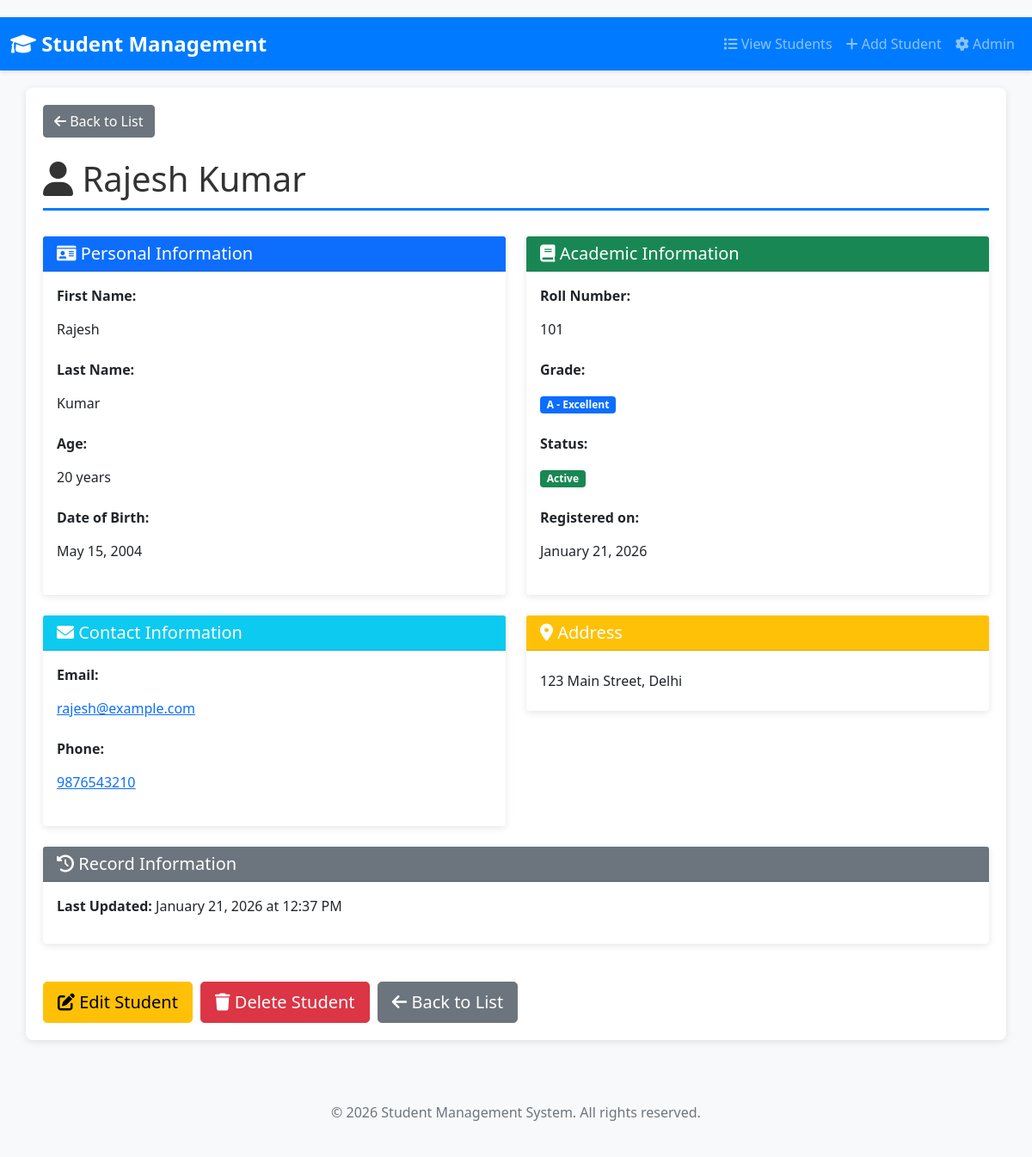
Screenshot of /student/1/ with the database file from the repository.
### student_app/models.py (models this page shows, shortened)
class Student(models.Model):
    first_name = models.CharField(max_length=100, null=False, blank=False)
    last_name = models.CharField(max_length=100, null=False, blank=False)
    email = models.EmailField(unique=True, null=False, blank=False)
    roll_number = models.IntegerField(unique=True, null=False, blank=False)
    GRADE_CHOICES = [
        ('A', 'A - Excellent'),
        ('B', 'B - Good'),
        ('C', 'C - Average'),
        ('D', 'D - Below Average'),
        ('F', 'F - Fail'),
    ]
    grade = models.CharField(max_length=1, choices=GRADE_CHOICES, null=False, blank=False)
    age = models.IntegerField(null=False, blank=False)
    date_of_registration = models.DateField(auto_now_add=True)
    date_of_birth = models.DateField(null=False, blank=False)
    address = models.TextField(null=False, blank=False)
    phone_number = models.CharField(max_length=15, null=False, blank=False)
    is_active = models.BooleanField(default=True)
    updated_at = models.DateTimeField(auto_now=True)
    class Meta:
        verbose_name = 'Student'
        verbose_name_plural = 'Students'
        ordering = ['-date_of_registration']

### student_app/views.py (the view)
# urls.py: path('student/<int:pk>/', views.StudentDetailView.as_view(), name='student_detail'),
def student_detail(request, pk):
    student = get_object_or_404(Student, pk=pk)
    context = {
        'student': student,  # Single student object
    }
    return render(request, 'student_app/student_detail.html', context)

### student_app/templates/student_app/student_detail.html (shortened to what this page needs)
{% extends 'student_app/base.html' %}
{% block content %}
    <div class="mb-4">
        <a href="{% url 'student_list' %}" class="btn btn-secondary">
            <i class="fas fa-arrow-left"></i> Back to List
        </a>
    </div>
    <h1>
        <i class="fas fa-user"></i> {{ student.first_name }} {{ student.last_name }}
    </h1>
    <div class="row">
        <div class="col-md-6">
            <div class="card mb-4">
                <div class="card-header bg-primary text-white">
                    <h5 class="mb-0">
                        <i class="fas fa-id-card"></i> Personal Information
                    </h5>
                </div>
                <div class="card-body">
                    <div class="mb-3">
                        <label class="form-label"><strong>First Name:</strong></label>
                        <p class="form-control-plaintext">{{ student.first_name }}</p>
                    </div>
                    <div class="mb-3">
                        <label class="form-label"><strong>Last Name:</strong></label>
                        <p class="form-control-plaintext">{{ student.last_name }}</p>
                    </div>
                    <div class="mb-3">
                        <label class="form-label"><strong>Age:</strong></label>
                        <p class="form-control-plaintext">{{ student.age }} years</p>
                    </div>
                    <div class="mb-3">
                        <label class="form-label"><strong>Date of Birth:</strong></label>
                        <p class="form-control-plaintext">
                            {{ student.date_of_birth|date:"F j, Y" }}
                        </p>
                    </div>
                </div>
            </div>
        </div>
        <div class="col-md-6">
            <div class="card mb-4">
                <div class="card-header bg-success text-white">
                    <h5 class="mb-0">
                        <i class="fas fa-book"></i> Academic Information
                    </h5>
                </div>
                <div class="card-body">
                    <div class="mb-3">
                        <label class="form-label"><strong>Roll Number:</strong></label>
                        <p class="form-control-plaintext">{{ student.roll_number }}</p>
                    </div>
                    <div class="mb-3">
                        <label class="form-label"><strong>Grade:</strong></label>
                        <p class="form-control-plaintext">
                            <span class="badge bg-primary">
                                {{ student.get_grade_display }}
                            </span>
                        </p>
                    </div>
                    <div class="mb-3">
                        <label class="form-label"><strong>Status:</strong></label>
                        <p class="form-control-plaintext">
                            {% if student.is_active %}
                                <span class="badge bg-success">Active</span>
                            {% else %}
                                <span class="badge bg-danger">Inactive</span>
                            {% endif %}
                        </p>
                    </div>
                    <div class="mb-3">
                        <label class="form-label"><strong>Registered on:</strong></label>
                        <p class="form-control-plaintext">
                            {{ student.date_of_registration|date:"F j, Y" }}
                        </p>
                    </div>
                </div>
            </div>
        </div>
    </div>
    <div class="row">
        <div class="col-md-6">
            <div class="card mb-4">
                <div class="card-header bg-info text-white">
                    <h5 class="mb-0">
                        <i class="fas fa-envelope"></i> Contact Information
                    </h5>
                </div>
                <div class="card-body">
                    <div class="mb-3">
                        <label class="form-label"><strong>Email:</strong></label>
                        <p class="form-control-plaintext">
                            <a href="mailto:{{ student.email }}">
                                {{ student.email }}
                            </a>
                        </p>
                    </div>
                    <div class="mb-3">
                        <label class="form-label"><strong>Phone:</strong></label>
                        <p class="form-control-plaintext">
                            <a href="tel:{{ student.phone_number }}">
                                {{ student.phone_number }}
                            </a>
                        </p>
                    </div>
                </div>
            </div>
        </div>
        <div class="col-md-6">
            <div class="card mb-4">
                <div class="card-header bg-warning text-white">
                    <h5 class="mb-0">
                        <i class="fas fa-map-marker-alt"></i> Address
                    </h5>
                </div>
                <div class="card-body">
                    <p class="form-control-plaintext">
                        {{ student.address }}
                    </p>
                </div>
            </div>
        </div>
    </div>
    <div class="row">
        <div class="col-md-12">
            <div class="card">
                <div class="card-header bg-secondary text-white">
                    <h5 class="mb-0">
                        <i class="fas fa-history"></i> Record Information
                    </h5>
                </div>
                <div class="card-body">
                    <p>
                        <strong>Last Updated:</strong>
                        {{ student.updated_at|date:"F j, Y \a\t g:i A" }}
                    </p>
                </div>
            </div>
        </div>
    </div>
    <div class="mt-4">
        <a href="{% url 'student_update' student.pk %}" class="btn btn-warning btn-lg">
            <i class="fas fa-edit"></i> Edit Student
        </a>
        <a href="{% url 'student_delete' student.pk %}" class="btn btn-danger btn-lg">
            <i class="fas fa-trash"></i> Delete Student
        </a>
        <a href="{% url 'student_list' %}" class="btn btn-secondary btn-lg">
            <i class="fas fa-arrow-left"></i> Back to List
        </a>
    </div>
{% endblock %}

### student_app/templates/student_app/base.html (style rules this page uses)
body { padding-top: 20px; background-color: #f8f9fa; }
h1 { color: #333; margin-bottom: 30px; border-bottom: 3px solid #007bff; padding-bottom: 10px; }
.card { border: none; box-shadow: 0 2px 8px rgba(0,0,0,0.1); margin-bottom: 20px; }
.btn { margin-right: 5px; }

### rows the page displays
Student: first_name "Rajesh", last_name "Kumar", age "20", date_of_birth "May 15, 2004", roll_number "101", grade "A - Excellent", date_of_registration "January 21, 2026", email "rajesh@example.com", phone_number "9876543210", address "123 Main Street, Delhi", updated_at "January 21, 2026 at 12:37 PM"
